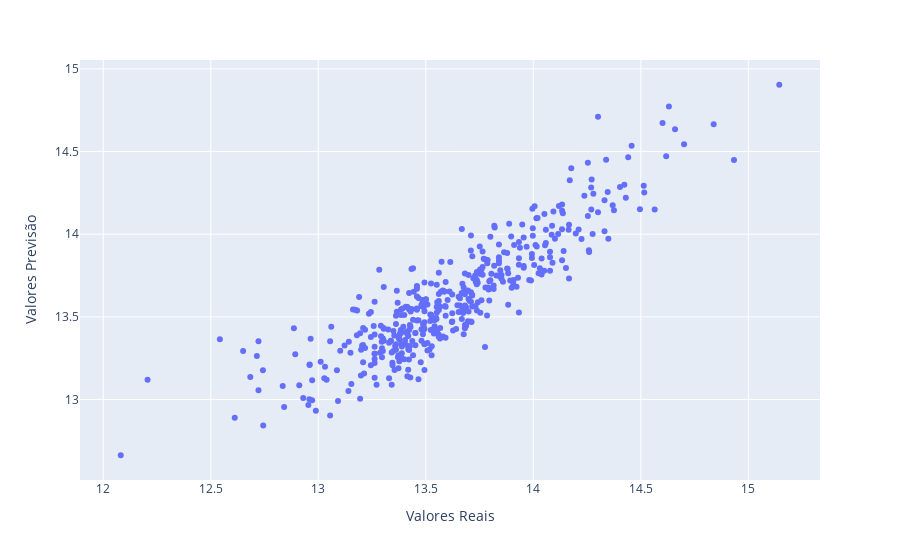

The code cell stored with this chart in its notebook:
### Code cell
px.scatter(x=y_teste, y=y_pred, labels={"x":"Valores Reais", "y":"Valores Previsão"})

### Figure 1 — Plotly figure (JSON) as saved in the notebook; plotly's stock layout.template omitted (floating-point values rounded to 4 significant figures; data arrays with more than 128 entries replaced by an {"elided": "..."} marker saying what was removed)
{"data": [{"hovertemplate": "Valores Reais=%{x}<br>Valores Previsão=%{y}<extra></extra>", "legendgroup": "", "marker": {"color": "#636efa", "symbol": "circle"}, "mode": "markers", "name": "", "orientation": "v", "showlegend": false, "type": "scatter", "x": {"elided": "438 float values"}, "xaxis": "x", "y": {"elided": "438 float values"}, "yaxis": "y"}], "layout": {"legend": {"tracegroupgap": 0}, "margin": {"t": 60}, "xaxis": {"anchor": "y", "domain": [0, 1], "title": {"text": "Valores Reais"}}, "yaxis": {"anchor": "x", "domain": [0, 1], "title": {"text": "Valores Previsão"}}}}
